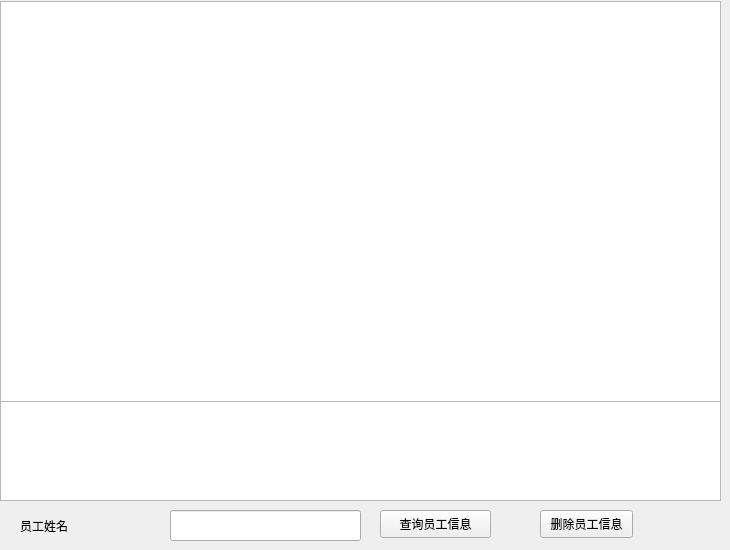
    <widget class="QWidget" name="tab_2">
     <property name="styleSheet">
      <string notr="true">border-image: url(:/new/prefix1/lanxin.jpg);</string>
     </property>
     <attribute name="title">
      <string>员工信息</string>
     </attribute>
     <widget class="QTableView" name="tableView_3">
      <property name="geometry">
       <rect>
        <x>0</x>
        <y>1</y>
        <width>721</width>
        <height>431</height>
       </rect>
      </property>
      <property name="styleSheet">
       <string notr="true">border-image: url(:/new/prefix1/lanxin.jpg);</string>
      </property>
     </widget>
     <widget class="QPushButton" name="pushButton_9">
      <property name="geometry">
       <rect>
        <x>540</x>
        <y>510</y>
        <width>93</width>
        <height>28</height>
       </rect>
      </property>
      <property name="text">
       <string>删除员工信息</string>
      </property>
     </widget>
     <widget class="QLineEdit" name="lineEdit_3">
      <property name="geometry">
       <rect>
        <x>170</x>
        <y>510</y>
        <width>191</width>
        <height>31</height>
       </rect>
      </property>
      <property name="styleSheet">
       <string notr="true">border-image: url(:/new/prefix1/shuijing.jpg);</string>
      </property>
     </widget>
     <widget class="QPushButton" name="pushButton_31">
      <property name="geometry">
       <rect>
        <x>380</x>
        <y>510</y>
        <width>111</width>
        <height>28</height>
       </rect>
      </property>
      <property name="text">
       <string>查询员工信息</string>
      </property>
     </widget>
     <widget class="QTableView" name="tableView_7">
      <property name="geometry">
       <rect>
        <x>0</x>
        <y>401</y>
        <width>721</width>
        <height>100</height>
       </rect>
      </property>
      <property name="styleSheet">
       <string notr="true">border-image: url(:/new/prefix1/xia1.jpg);</string>
      </property>
     </widget>
     <widget class="QLabel" name="label_16">
      <property name="geometry">
       <rect>
        <x>20</x>
        <y>510</y>
        <width>121</width>
        <height>31</height>
       </rect>
      </property>
      <property name="styleSheet">
       <string notr="true">border-image: url(:/new/prefix1/shuijing.jpg);</string>
      </property>
      <property name="text">
       <string>员工姓名</string>
      </property>
     </widget>
    </widget>
